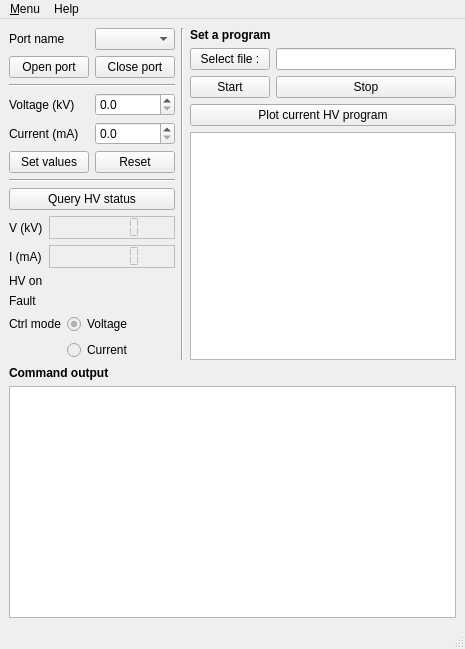
<?xml version="1.0" encoding="UTF-8"?>
<ui version="4.0">
 <class>MainWindow</class>
 <widget class="QMainWindow" name="MainWindow">
  <property name="geometry">
   <rect>
    <x>0</x>
    <y>0</y>
    <width>465</width>
    <height>649</height>
   </rect>
  </property>
  <property name="windowTitle">
   <string>HV controller - Glassman FJ 40 kV 3 mA</string>
  </property>
  <property name="animated">
   <bool>true</bool>
  </property>
  <widget class="QWidget" name="centralwidget">
   <layout class="QGridLayout" name="gridLayout">
    <item row="0" column="0">
     <layout class="QVBoxLayout" name="verticalLayout_4">
      <item>
       <layout class="QHBoxLayout" name="horizontalLayout">
        <item>
         <layout class="QVBoxLayout" name="verticalLayout_2">
          <item>
           <layout class="QFormLayout" name="formLayout">
            <item row="0" column="0">
             <widget class="QLabel" name="prtNameLabel">
              <property name="text">
               <string>Port name</string>
              </property>
             </widget>
            </item>
            <item row="0" column="1">
             <widget class="QComboBox" name="prtList"/>
            </item>
            <item row="1" column="0">
             <widget class="QPushButton" name="prtOpenBtn">
              <property name="text">
               <string>Open port</string>
              </property>
             </widget>
            </item>
            <item row="1" column="1">
             <widget class="QPushButton" name="prtCloseBtn">
              <property name="text">
               <string>Close port</string>
              </property>
             </widget>
            </item>
           </layout>
          </item>
          <item>
           <widget class="Line" name="line_3">
            <property name="orientation">
             <enum>Qt::Horizontal</enum>
            </property>
           </widget>
          </item>
          <item>
           <layout class="QFormLayout" name="formLayout_2">
            <property name="fieldGrowthPolicy">
             <enum>QFormLayout::AllNonFixedFieldsGrow</enum>
            </property>
            <item row="0" column="0">
             <widget class="QLabel" name="voltLabel">
              <property name="text">
               <string>Voltage (kV)</string>
              </property>
              <property name="scaledContents">
               <bool>false</bool>
              </property>
              <property name="buddy">
               <cstring>voltValueToSet</cstring>
              </property>
             </widget>
            </item>
            <item row="0" column="1">
             <widget class="QDoubleSpinBox" name="voltValueToSet">
              <property name="accelerated">
               <bool>true</bool>
              </property>
              <property name="keyboardTracking">
               <bool>false</bool>
              </property>
              <property name="decimals">
               <number>1</number>
              </property>
              <property name="singleStep">
               <double>0.100000000000000</double>
              </property>
             </widget>
            </item>
            <item row="1" column="0">
             <widget class="QLabel" name="curLabel">
              <property name="text">
               <string>Current (mA)</string>
              </property>
              <property name="buddy">
               <cstring>curValueToSet</cstring>
              </property>
             </widget>
            </item>
            <item row="1" column="1">
             <widget class="QDoubleSpinBox" name="curValueToSet">
              <property name="accelerated">
               <bool>true</bool>
              </property>
              <property name="keyboardTracking">
               <bool>false</bool>
              </property>
              <property name="decimals">
               <number>1</number>
              </property>
              <property name="singleStep">
               <double>0.100000000000000</double>
              </property>
             </widget>
            </item>
            <item row="2" column="0">
             <widget class="QPushButton" name="setBtn">
              <property name="text">
               <string>Set values</string>
              </property>
             </widget>
            </item>
            <item row="2" column="1">
             <widget class="QPushButton" name="resetBtn">
              <property name="text">
               <string>Reset</string>
              </property>
             </widget>
            </item>
           </layout>
          </item>
          <item>
           <widget class="Line" name="line">
            <property name="orientation">
             <enum>Qt::Horizontal</enum>
            </property>
           </widget>
          </item>
          <item>
           <layout class="QVBoxLayout" name="verticalLayout">
            <item>
             <widget class="QPushButton" name="queryBtn">
              <property name="text">
               <string>Query HV status</string>
              </property>
             </widget>
            </item>
            <item>
             <layout class="QFormLayout" name="formLayout_3">
              <item row="0" column="0">
               <widget class="QLabel" name="voltValuelabel">
                <property name="text">
                 <string>V (kV)</string>
                </property>
               </widget>
              </item>
              <item row="0" column="1">
               <widget class="QLCDNumber" name="voltValueRead">
                <property name="enabled">
                 <bool>false</bool>
                </property>
                <property name="frameShape">
                 <enum>QFrame::Box</enum>
                </property>
                <property name="frameShadow">
                 <enum>QFrame::Plain</enum>
                </property>
                <property name="smallDecimalPoint">
                 <bool>true</bool>
                </property>
                <property name="digitCount">
                 <number>5</number>
                </property>
                <property name="mode">
                 <enum>QLCDNumber::Dec</enum>
                </property>
                <property name="segmentStyle">
                 <enum>QLCDNumber::Flat</enum>
                </property>
               </widget>
              </item>
              <item row="1" column="0">
               <widget class="QLabel" name="curValuelabel">
                <property name="text">
                 <string>I (mA)</string>
                </property>
               </widget>
              </item>
              <item row="1" column="1">
               <widget class="QLCDNumber" name="curValueRead">
                <property name="enabled">
                 <bool>false</bool>
                </property>
                <property name="frameShape">
                 <enum>QFrame::Box</enum>
                </property>
                <property name="frameShadow">
                 <enum>QFrame::Plain</enum>
                </property>
                <property name="smallDecimalPoint">
                 <bool>true</bool>
                </property>
                <property name="digitCount">
                 <number>5</number>
                </property>
                <property name="mode">
                 <enum>QLCDNumber::Dec</enum>
                </property>
                <property name="segmentStyle">
                 <enum>QLCDNumber::Flat</enum>
                </property>
               </widget>
              </item>
             </layout>
            </item>
           </layout>
          </item>
          <item>
           <layout class="QFormLayout" name="formLayout_4">
            <item row="0" column="0">
             <widget class="QLabel" name="hvOnLabel">
              <property name="text">
               <string>HV on</string>
              </property>
             </widget>
            </item>
            <item row="1" column="0">
             <widget class="QLabel" name="faultLabel">
              <property name="text">
               <string>Fault</string>
              </property>
             </widget>
            </item>
            <item row="2" column="0">
             <widget class="QLabel" name="ctrlModeLabel">
              <property name="text">
               <string>Ctrl mode</string>
              </property>
             </widget>
            </item>
            <item row="2" column="1">
             <widget class="QRadioButton" name="ctrlModeVoltBtn">
              <property name="enabled">
               <bool>false</bool>
              </property>
              <property name="palette">
               <palette>
                <active>
                 <colorrole role="WindowText">
                  <brush brushstyle="SolidPattern">
                   <color alpha="255">
                    <red>0</red>
                    <green>0</green>
                    <blue>0</blue>
                   </color>
                  </brush>
                 </colorrole>
                </active>
                <inactive>
                 <colorrole role="WindowText">
                  <brush brushstyle="SolidPattern">
                   <color alpha="255">
                    <red>0</red>
                    <green>0</green>
                    <blue>0</blue>
                   </color>
                  </brush>
                 </colorrole>
                </inactive>
                <disabled>
                 <colorrole role="WindowText">
                  <brush brushstyle="SolidPattern">
                   <color alpha="255">
                    <red>0</red>
                    <green>0</green>
                    <blue>0</blue>
                   </color>
                  </brush>
                 </colorrole>
                </disabled>
               </palette>
              </property>
              <property name="text">
               <string>Voltage</string>
              </property>
              <property name="checkable">
               <bool>true</bool>
              </property>
              <property name="checked">
               <bool>true</bool>
              </property>
             </widget>
            </item>
            <item row="3" column="1">
             <widget class="QRadioButton" name="ctrlModeCurBtn">
              <property name="enabled">
               <bool>false</bool>
              </property>
              <property name="palette">
               <palette>
                <active>
                 <colorrole role="WindowText">
                  <brush brushstyle="SolidPattern">
                   <color alpha="255">
                    <red>0</red>
                    <green>0</green>
                    <blue>0</blue>
                   </color>
                  </brush>
                 </colorrole>
                </active>
                <inactive>
                 <colorrole role="WindowText">
                  <brush brushstyle="SolidPattern">
                   <color alpha="255">
                    <red>0</red>
                    <green>0</green>
                    <blue>0</blue>
                   </color>
                  </brush>
                 </colorrole>
                </inactive>
                <disabled>
                 <colorrole role="WindowText">
                  <brush brushstyle="SolidPattern">
                   <color alpha="255">
                    <red>0</red>
                    <green>0</green>
                    <blue>0</blue>
                   </color>
                  </brush>
                 </colorrole>
                </disabled>
               </palette>
              </property>
              <property name="text">
               <string>Current</string>
              </property>
             </widget>
            </item>
            <item row="0" column="1">
             <widget class="QLabel" name="hvOnLed">
              <property name="maximumSize">
               <size>
                <width>21</width>
                <height>21</height>
               </size>
              </property>
              <property name="text">
               <string/>
              </property>
              <property name="pixmap">
               <pixmap resource="resources.qrc">:/icons/green-led-on.png</pixmap>
              </property>
              <property name="scaledContents">
               <bool>true</bool>
              </property>
             </widget>
            </item>
            <item row="1" column="1">
             <widget class="QLabel" name="faultLed">
              <property name="maximumSize">
               <size>
                <width>21</width>
                <height>21</height>
               </size>
              </property>
              <property name="text">
               <string/>
              </property>
              <property name="pixmap">
               <pixmap resource="resources.qrc">:/icons/led-red-on.png</pixmap>
              </property>
              <property name="scaledContents">
               <bool>true</bool>
              </property>
             </widget>
            </item>
           </layout>
          </item>
         </layout>
        </item>
        <item>
         <widget class="Line" name="line_2">
          <property name="orientation">
           <enum>Qt::Vertical</enum>
          </property>
         </widget>
        </item>
        <item>
         <layout class="QVBoxLayout" name="verticalLayout_3">
          <item>
           <widget class="QLabel" name="label">
            <property name="font">
             <font>
              <weight>75</weight>
              <bold>true</bold>
             </font>
            </property>
            <property name="text">
             <string>Set a program</string>
            </property>
           </widget>
          </item>
          <item>
           <layout class="QFormLayout" name="formLayout_5">
            <item row="0" column="0">
             <widget class="QPushButton" name="prgSelectBtn">
              <property name="text">
               <string>Select file :</string>
              </property>
             </widget>
            </item>
            <item row="1" column="0">
             <widget class="QPushButton" name="prgStartBtn">
              <property name="text">
               <string>Start</string>
              </property>
             </widget>
            </item>
            <item row="1" column="1">
             <widget class="QPushButton" name="prgStopBtn">
              <property name="text">
               <string>Stop</string>
              </property>
             </widget>
            </item>
            <item row="0" column="1">
             <widget class="QLineEdit" name="prgFilenameLineEdit"/>
            </item>
           </layout>
          </item>
          <item>
           <widget class="QPushButton" name="prgPlotVoltBtn">
            <property name="text">
             <string>Plot current HV program</string>
            </property>
           </widget>
          </item>
          <item>
           <widget class="QGraphicsView" name="prgVoltGraph"/>
          </item>
         </layout>
        </item>
       </layout>
      </item>
      <item>
       <widget class="QLabel" name="cmdOutLabel">
        <property name="font">
         <font>
          <weight>75</weight>
          <bold>true</bold>
         </font>
        </property>
        <property name="text">
         <string>Command output</string>
        </property>
       </widget>
      </item>
      <item>
       <widget class="QTextEdit" name="cmdOutText">
        <property name="readOnly">
         <bool>true</bool>
        </property>
       </widget>
      </item>
     </layout>
    </item>
   </layout>
  </widget>
  <widget class="QMenuBar" name="menubar">
   <property name="geometry">
    <rect>
     <x>0</x>
     <y>0</y>
     <width>465</width>
     <height>20</height>
    </rect>
   </property>
   <widget class="QMenu" name="menuExit">
    <property name="title">
     <string>&amp;Menu</string>
    </property>
    <addaction name="actionSettings"/>
    <addaction name="actionExit"/>
   </widget>
   <widget class="QMenu" name="menuHelp">
    <property name="title">
     <string>Help</string>
    </property>
    <addaction name="actionHV_firmware_version"/>
    <addaction name="actionOnline_documentation"/>
    <addaction name="actionAbout"/>
   </widget>
   <addaction name="menuExit"/>
   <addaction name="menuHelp"/>
  </widget>
  <widget class="QStatusBar" name="statusbar"/>
  <action name="actionExit">
   <property name="text">
    <string>Exit</string>
   </property>
   <property name="statusTip">
    <string>'Exit application'</string>
   </property>
   <property name="shortcut">
    <string>Ctrl+Q</string>
   </property>
  </action>
  <action name="actionSettings">
   <property name="text">
    <string>Settings</string>
   </property>
  </action>
  <action name="actionHV_firmware_version">
   <property name="text">
    <string>HV firmware version</string>
   </property>
  </action>
  <action name="actionOnline_documentation">
   <property name="text">
    <string>Online documentation</string>
   </property>
  </action>
  <action name="actionAbout">
   <property name="text">
    <string>About</string>
   </property>
  </action>
 </widget>
 <resources>
  <include location="resources.qrc"/>
 </resources>
 <connections/>
</ui>
